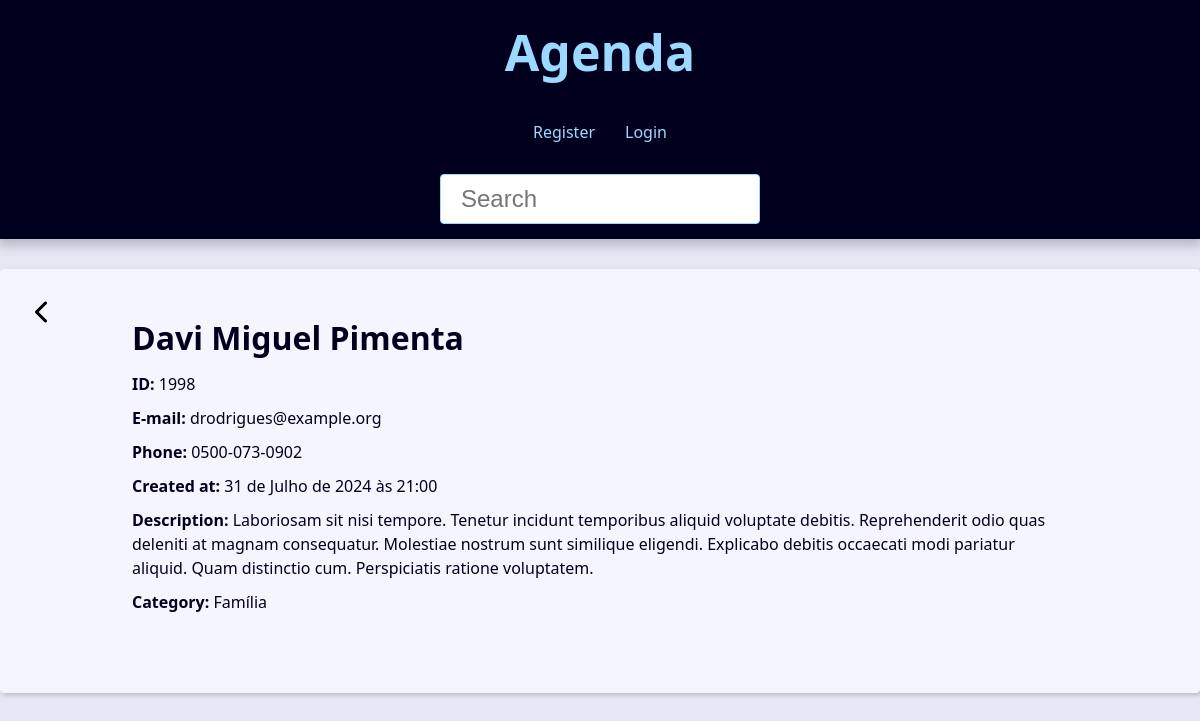
The page /contact/1998/ on the database its author committed.
### contact/models.py (models this page shows, shortened)
class Contact(models.Model):
    first_name = models.CharField(max_length=50)
    last_name = models.CharField(max_length=50, blank=True)
    phone = models.CharField(max_length=50)
    email = models.EmailField(max_length=254, blank=True)
    created_date = models.DateTimeField(default=timezone.now)
    description = models.TextField(blank=True)
    show = models.BooleanField(default=True)
    picture = models.ImageField(blank=True, upload_to='pictures/%Y/%m/')
    category = models.ForeignKey(Category, on_delete=models.SET_NULL, blank=True, null=True)
    owner = models.ForeignKey(User, on_delete=models.SET_NULL, blank=True, null=True)

class Category(models.Model):
    class Meta:
        verbose_name = 'Category'
        verbose_name_plural = 'Categories'
    category_name = models.CharField(max_length=50)

### contact/views/contact_views.py (the view)
# urls.py: path('contact/<int:contact_id>/', views.contact, name='contact'),
def contact(request, contact_id):
    single_contact = get_object_or_404(Contact, pk=contact_id, show=True)
    if single_contact.show:
        context = {
        'contact': single_contact,
        'site_title': f'{single_contact.first_name} {single_contact.last_name} - '
        }
    return render(
        request=request,
        template_name='contact/contact.html',
        context=context,
    )

### contact/templates/contact/contact.html (shortened to what this page needs)
{% extends "global/base.html" %}
{% block content %}
<div class="single-contact">
    <div class="header-content">
    <a class="btn-back btn-link" href="{% url "contact:index" %}">
        <i class="fa-solid fa-chevron-left fa-xl"></i>
    </a>
    <h1 class="single-contact-name">
            {{contact.first_name}} {{contact.last_name}}
        </h1>
    </div>
        <p><span class="bold">ID: </span>{{contact.id}}</p>
        <p><span class="bold">E-mail: </span>{{contact.email}}</p>
        <p><span class="bold">Phone: </span> {{contact.phone}}</p>
        <p><span class="bold">Created at: </span> {{contact.created_date}}</p>
        <p><span class="bold">Description: </span> {{contact.description}}</p>
        <p><span class="bold">Category: </span>{% comment %} {{contact.category.id}} - {% endcomment %}{{contact.category.category_name}}</p>
    </div>
{% endblock content %}

### base_static/global/css/styles.css (style rules this page uses)
:root { --spacing: 1.5rem; --link-dark-color: rgb(0, 83, 134); --link-light-color: rgb(156, 217, 255); --clr-white: rgb(245, 245, 255); --clr-black: rgb(0, 0, 30); --clr-red: rgb(243, 68, 37); --clr-light-gray: rgb(230, 230, 245); --clr-dark-shadow-5: rgba(0, 0, 10, 5%); --clr-dark-shadow-10: rgba(0, 0, 10, 10%); --clr-dark-shadow-20: rgba(0, 0, 10, 20%); --clr-light-shadow-5: rgba(200, 200, 255, 5%); --clr-light-shadow-10: rgba(200, 200, 255, 10%); --clr-light-shadow-20: rgba(200, 200, 255, 20%); --main-page-width: 120rem; --table-min-width: 60rem; --biggest-font-size: 5rem; --bigger-font-size: 4rem; --big-font-size: 3.2rem; --medium-font-size: 2.4rem; --small-font-size: 1.6rem; --smaller-font-size: 1.4rem; --smallest-font-size: 1.2rem; --transition-fast: 300ms; --transition-medium: 600ms; --transition-slow: 1s; --default-border-radius: 4px; }
*, *::before, *::after { margin: 0; padding: 0; box-sizing: border-box; }
html { font-size: 62.5%; }
body { font-family: system-ui, -apple-system, BlinkMacSystemFont, 'Segoe UI', Roboto, Oxygen, Ubuntu, Cantarell, 'Open Sans', 'Helvetica Neue', sans-serif; line-height: 1.5; font-size: var(--small-font-size); color: var(--clr-black); -webkit-font-smoothing: antialiased; background: var(--clr-light-gray); }
.bold { font-weight: bold; }
@media (min-width: 600px) { .single-contact { max-width: 80%; margin: calc(var(--spacing) * 2) auto; } }
.single-contact h1 { margin: 1rem 0; }
.single-contact p { margin: 1rem 0; }
.btn-link { font-size: var(--small-font-size); text-decoration: none; font-weight: bold; padding: 1rem; display: block; line-height: var(--small-font-size); }
.btn-back { color: black; }
.btn-back { position: absolute; top: 25px; left: 25px; }

### rows shown on the page
Contact: first_name "Davi Miguel", last_name "Pimenta", id "1998", email "drodrigues@example.org", phone "0500-073-0902", created_date "31 de Julho de 2024 às 21:00", description "Laboriosam sit nisi tempore. Tenetur incidunt temporibus aliquid voluptate debitis. Reprehenderit odio quas deleniti at magnam consequatur. Molestiae nostrum sunt similique eligendi. Explicabo debitis occaecati modi pariatur aliquid. Quam distinctio cum. Perspiciatis ratione voluptatem.", category.category_name "Família"
